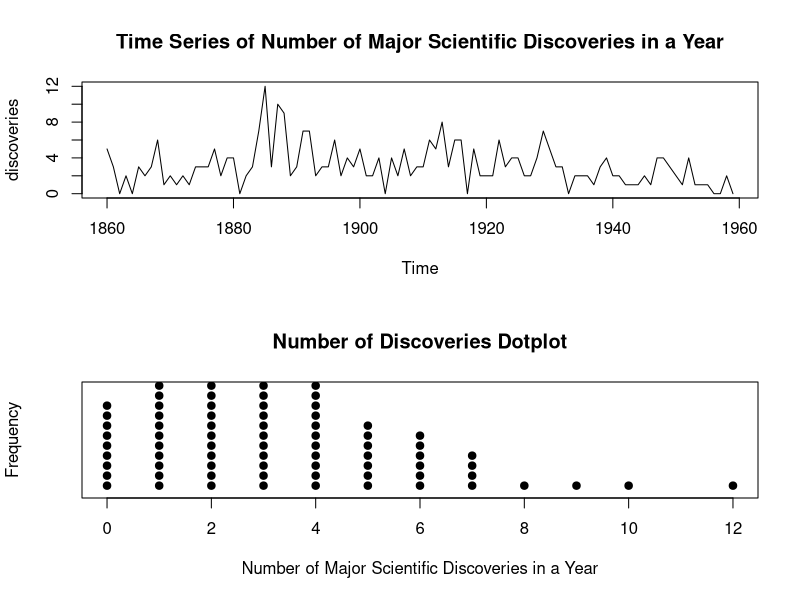
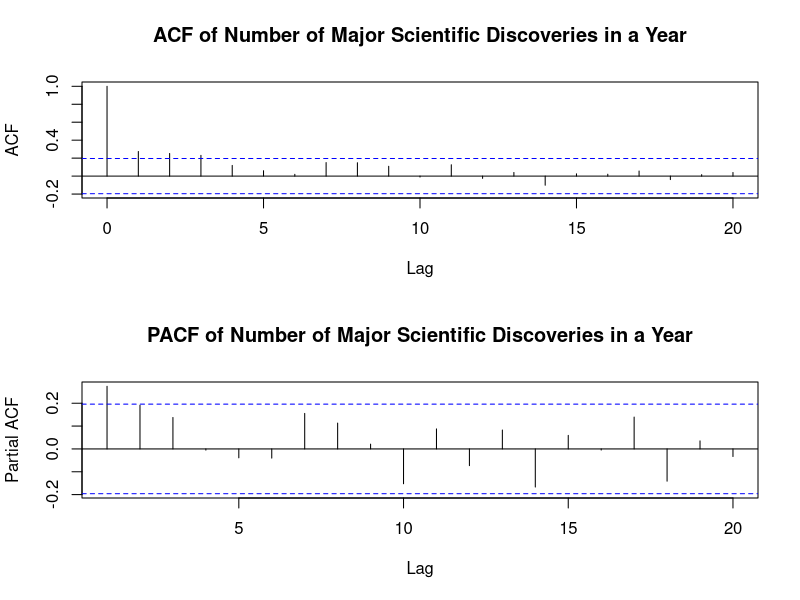

These figures' R source, in order:
#Using discoveries dataset
par(mfcol = c(2,1))
plot(discoveries, main = "Time Series of Number of Major Scientific Discoveries in a Year")
stripchart(discoveries, method='stack', offset=.5, at=.15, pch=19, main="Number of Discoveries Dotplot",
           xlab="Number of Major Scientific Discoveries in a Year",
           ylab="Frequency")
par(mfcol = c(2,1))
acf(discoveries, main="ACF of Number of Major Scientific Discoveries in a Year")
acf(discoveries, type="partial", main="PACF of Number of Major Scientific Discoveries in a Year")

#model selection, no differencing
#AIC( arima( discoveries, order=c(0,0,1) ) ) #AIC = [1] 445.5895
#AIC( arima( discoveries, order=c(0,0,2) ) ) #AIC = [1] 444.6742
#AIC( arima( discoveries, order=c(0,0,3) ) ) #AIC = [1] 441.323
#AIC( arima( discoveries, order=c(1,0,0) ) ) #AIC = [1] 443.3792
#AIC( arima( discoveries, order=c(1,0,1) ) ) #AIC = [1] 440.198
#AIC( arima( discoveries, order=c(1,0,2) ) ) #AIC = [1] 442.0428
#AIC( arima( discoveries, order=c(1,0,3) ) ) #AIC = [1] 442.6747
#AIC( arima( discoveries, order=c(2,0,0) ) ) #AIC = [1] 441.6155
#AIC( arima( discoveries, order=c(2,0,1) ) ) #AIC = [1] 442.0722
#AIC( arima( discoveries, order=c(2,0,2) ) ) #AIC = [1] 443.7021
#AIC( arima( discoveries, order=c(2,0,3) ) ) #AIC = [1] 441.6594
#AIC( arima( discoveries, order=c(3,0,0) ) ) #AIC = [1] 441.5658
#AIC( arima( discoveries, order=c(3,0,1) ) ) #AIC = [1] 443.5655
#AIC( arima( discoveries, order=c(3,0,2) ) ) #AIC = [1] 439.9263
#AIC( arima( discoveries, order=c(3,0,3) ) ) #AIC = [1] 441.2941

library(forecast)
print(auto.arima(discoveries, d=0, approximation=FALSE))
print(auto.arima(discoveries, d=0, approximation=TRUE))
# metric: ic=c("aicc", "aic", "bic")
print(auto.arima(discoveries, d=0, ic="bic", approximation=FALSE))